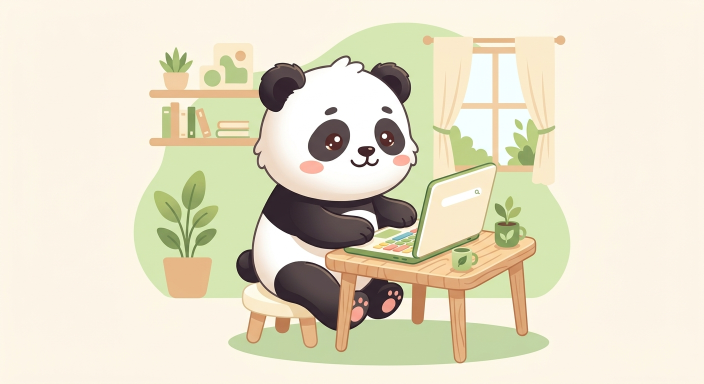
#> input picture designs/images/generated-1774664836585.png, 1408 x 768 px (shown at 1/2 size)
$ python -i _export_search_camera_icons.py   (imports and definitions only)
#> lines starting #> are read from the running program, lines starting #| are printed output that depends on the picture
#> further down, picture is the input picture: PIL image 1408x768 RGB; mean R, G, B 229.9, 223.6, 201.4
#!/usr/bin/env python3
"""Raster export for icon_search / icon_camera → frontend/static/icons + src/static/icons."""
from __future__ import annotations

from pathlib import Path

from PIL import Image

ROOT = Path(__file__).resolve().parent
OUT_STATIC = ROOT.parent / "frontend" / "static" / "icons"
OUT_SRC = ROOT.parent / "frontend" / "src" / "static" / "icons"

W = H = 256
GREEN = "#4E7C45"
MINT = "#9CCB86"


def draw_search() -> Image.Image:
    from PIL import ImageDraw

    im = Image.new("RGBA", (W, H), (0, 0, 0, 0))
    dr = ImageDraw.Draw(im)
    dr.ellipse([56, 56, 188, 188], outline=GREEN, width=3)
    dr.line([(162, 162), (240, 240)], fill=MINT, width=3)
    return im


def draw_camera() -> Image.Image:
    from PIL import ImageDraw

    im = Image.new("RGBA", (W, H), (0, 0, 0, 0))
    dr = ImageDraw.Draw(im)
    dr.rounded_rectangle([44, 78, 212, 190], radius=14, outline=GREEN, width=3)
    dr.ellipse([98, 108, 158, 168], outline=GREEN, width=3)
    dr.ellipse([174, 90, 188, 104], outline=GREEN, width=2, fill=MINT)
    return im


def alpha_bbox(im: Image.Image) -> tuple[int, int, int, int] | None:
    if im.mode != "RGBA":
        im = im.convert("RGBA")
    return im.split()[3].getbbox()


def fit_canvas(im: Image.Image, canvas: int = 256, fill: float = 0.88) -> Image.Image:
    box = alpha_bbox(im)
#> box = (0, 0, 1408, 768)
    if not box:
        return im
    cropped = im.crop(box)
    w, h = cropped.size
#> w = 1408; h = 768
    side = max(w, h)
#> side = 1408
    target = max(1, int(round(canvas * fill)))
    scale = target / side
#> scale = 0.16
    nw, nh = max(1, int(round(w * scale))), max(1, int(round(h * scale)))
#> nw = 225; nh = 123
    resized = cropped.resize((nw, nh), Image.Resampling.LANCZOS)
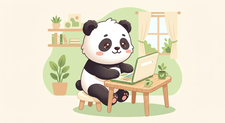
#> resized: PIL image 225x123 RGB; mean R, G, B 229.8, 223.5, 201.4
    out = Image.new("RGBA", (canvas, canvas), (0, 0, 0, 0))
#> out: PIL image 256x256 RGBA; every value is 0
    ox = (canvas - nw) // 2
#> ox = 15
    oy = (canvas - nh) // 2
#> oy = 66
#> (the run stopped early here; a loop or call above may not have finished)

$ run again, on designs/images/generated-1774895533273.png
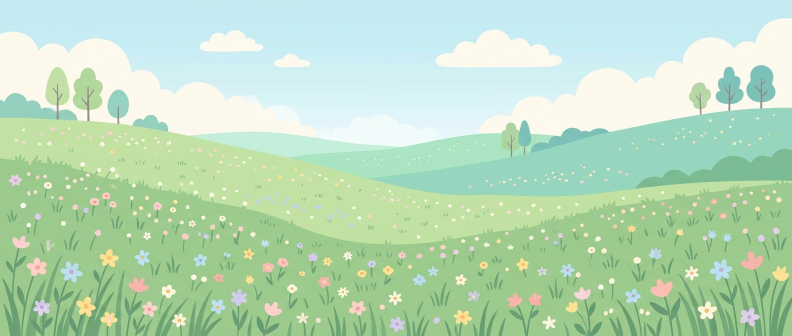
#> input picture designs/images/generated-1774895533273.png, 1584 x 672 px (shown at 1/2 size)
#> picture is the input picture: PIL image 1584x672 RGB; mean R, G, B 184.9, 219.2, 187.3
#> box = (0, 0, 1584, 672)
#> in fit_canvas, `resized = cropped.resize((nw, nh), Image.Resampling.LANCZOS)`:
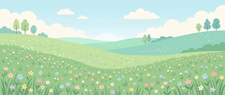
#> resized: PIL image 225x95 RGB; mean R, G, B 184.9, 219.2, 187.3
#> out: PIL image 256x256 RGBA; every value is 0

$ run again, on designs/images/generated-1774895552611.png
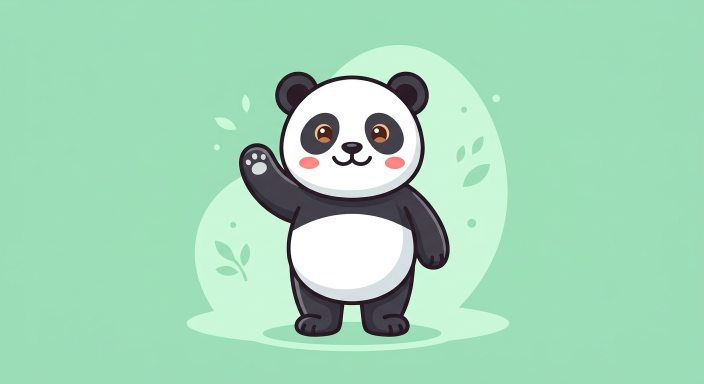
#> input picture designs/images/generated-1774895552611.png, 1408 x 768 px (shown at 1/2 size)
#> picture is the input picture: PIL image 1408x768 RGB; mean R, G, B 161.2, 214.9, 183.5
#> box = (0, 0, 1408, 768)
#> in fit_canvas, `resized = cropped.resize((nw, nh), Image.Resampling.LANCZOS)`:
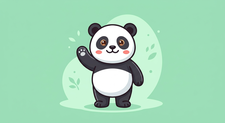
#> resized: PIL image 225x123 RGB; mean R, G, B 161.1, 214.8, 183.4
#> out: PIL image 256x256 RGBA; every value is 0

$ run again, on designs/images/generated-1774895567881.png
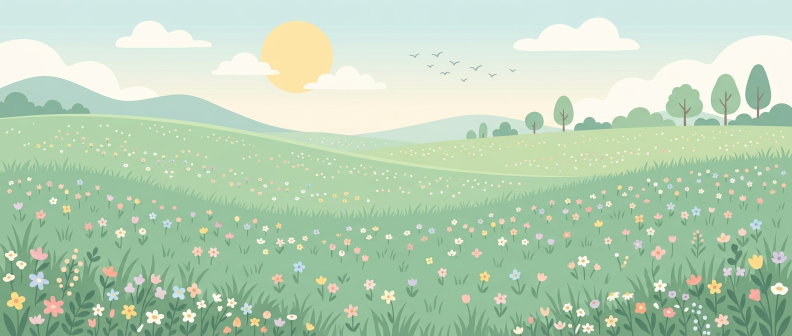
#> input picture designs/images/generated-1774895567881.png, 1584 x 672 px (shown at 1/2 size)
#> picture is the input picture: PIL image 1584x672 RGB; mean R, G, B 183, 209.5, 182
#> box = (0, 0, 1584, 672)
#> in fit_canvas, `resized = cropped.resize((nw, nh), Image.Resampling.LANCZOS)`:
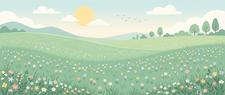
#> resized: PIL image 225x95 RGB; mean R, G, B 182.9, 209.5, 181.9
#> out: PIL image 256x256 RGBA; every value is 0
